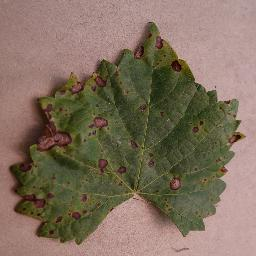
#> input picture Original Data/test/Black Rot/08a7300a-1e67-4441-9521-9168d47cd665___FAM_B.Rot 3020_flipLR.JPG, 256 x 256 px
$ python -i model_training.py   (imports and definitions only)
#> lines starting #> are read from the running program, lines starting #| are printed output that depends on the picture
"""
============================================
Grapevine Disease Detection - Model Training
============================================
OPTIMIZED FOR CPU

This script trains a Convolutional Neural Network (CNN) to classify
grapevine leaf images into four categories:
  1. Black Rot
  2. ESCA (Black Measles)
  3. Healthy
  4. Leaf Blight

"""

import os
import sys
import json
import random
import numpy as np
import matplotlib
# [1 line not run here, left out]
import matplotlib.pyplot as plt
import seaborn as sns

from PIL import Image, ImageEnhance, ImageFilter
from sklearn.model_selection import train_test_split
from sklearn.metrics import confusion_matrix, classification_report
from sklearn.utils.class_weight import compute_class_weight

# Suppress TF warnings for cleaner output
os.environ['TF_CPP_MIN_LOG_LEVEL'] = '2'
os.environ['TF_ENABLE_ONEDNN_OPTS'] = '0'

import tensorflow as tf
from tensorflow.keras.models import Sequential
from tensorflow.keras.layers import (
    Conv2D, MaxPooling2D, Flatten, Dense, Dropout, BatchNormalization
)
from tensorflow.keras.optimizers import Adam
from tensorflow.keras.callbacks import EarlyStopping, ReduceLROnPlateau, ModelCheckpoint
from tensorflow.keras.utils import to_categorical


# ============================================
# CPU-Optimized Configuration
# ============================================
IMAGE_SIZE = (128, 128)      # Smaller images = much faster training on CPU
BATCH_SIZE = 16              # Smaller batches for better CPU memory usage
EPOCHS = 15                  # Max epochs (early stopping will likely trigger sooner)
LEARNING_RATE = 0.001        # Slightly higher LR for faster convergence
MAX_TRAIN_PER_CLASS = 500    # Limit training images per class for speed
MAX_TEST_PER_CLASS = 120     # Limit test images per class

# Disease class names (must match folder names in dataset)
CLASS_NAMES = ['Black Rot', 'ESCA', 'Healthy', 'Leaf Blight']

# Paths
BASE_DIR = os.path.dirname(os.path.dirname(os.path.abspath(__file__)))
DATASET_DIR = os.path.join(BASE_DIR, 'Original Data')
TRAIN_DIR = os.path.join(DATASET_DIR, 'train')
TEST_DIR = os.path.join(DATASET_DIR, 'test')
MODEL_SAVE_PATH = os.path.join(os.path.dirname(os.path.abspath(__file__)), 'grape_disease_model.h5')


def load_and_preprocess_image(image_path, augment=False):
    """
    Load a single image, resize, and optionally apply augmentation.

    Uses PIL instead of TF's ImageDataGenerator to avoid the
    Python 3.13 compatibility crash with tf.data pipelines.

    Args:
        image_path (str): Path to image file
        augment (bool): Whether to apply random augmentation

    Returns:
        numpy.ndarray: Preprocessed image array (128, 128, 3), values in [0, 1]
    """
#> called with augment = False
    try:
        img = Image.open(image_path).convert('RGB')
#> img is the input picture: PIL image 256x256 RGB; mean R, G, B 128.5, 111.3, 93.8
        img = img.resize(IMAGE_SIZE, Image.LANCZOS)
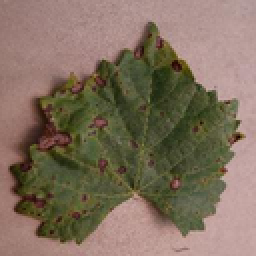
#> img: PIL image 128x128 RGB (shown 2 times larger); mean R, G, B 128.5, 111.3, 93.8

        # Apply data augmentation for training images
        if augment:
            # Random horizontal flip
            if random.random() > 0.5:
                img = img.transpose(Image.FLIP_LEFT_RIGHT)
            # Random rotation (-20 to +20 degrees)
            angle = random.uniform(-20, 20)
            img = img.rotate(angle, fillcolor=(0, 0, 0))
            # Random brightness adjustment (0.8x to 1.2x)
            enhancer = ImageEnhance.Brightness(img)
            img = enhancer.enhance(random.uniform(0.8, 1.2))
            # Random contrast adjustment
            enhancer = ImageEnhance.Contrast(img)
            img = enhancer.enhance(random.uniform(0.8, 1.2))

        # Convert to numpy array and normalize to [0, 1]
        img_array = np.array(img, dtype=np.float32) / 255.0
        return img_array
    except Exception as e:
        print(f"  [WARN] Skipping corrupted image: {image_path} ({e})")
        return None


# [315 lines left out: functions load_dataset, build_model, plot_training_history, plot_confusion_matrix, train, not called in this run]


# [2 lines not run here, left out]

>>> result = load_and_preprocess_image('../Original Data/test/Black Rot/08a7300a-1e67-4441-9521-9168d47cd665___FAM_B.Rot 3020_flipLR.JPG')

$ run again, on Original Data/test/Black Rot/38cc6a0d-cc68-4663-921f-8ed4ba0bd587___FAM_B.Rot 3192_flipLR.JPG
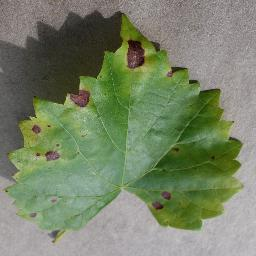
#> input picture Original Data/test/Black Rot/38cc6a0d-cc68-4663-921f-8ed4ba0bd587___FAM_B.Rot 3192_flipLR.JPG, 256 x 256 px
#> in load_and_preprocess_image, img is the input picture: PIL image 256x256 RGB; mean R, G, B 119.5, 130.9, 103.6
#> in load_and_preprocess_image, `img = img.resize(IMAGE_SIZE, Image.LANCZOS)`:
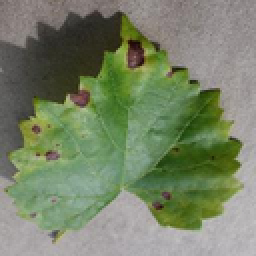
#> img: PIL image 128x128 RGB (shown 2 times larger); mean R, G, B 119.5, 130.9, 103.6

$ run again, on Original Data/test/Black Rot/3b4f4925-6982-4527-a88d-6cbacbd60460___FAM_B.Rot 3031_flipLR.JPG
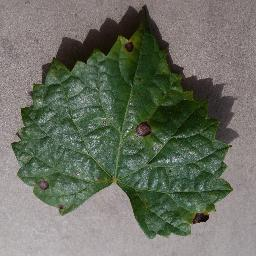
#> input picture Original Data/test/Black Rot/3b4f4925-6982-4527-a88d-6cbacbd60460___FAM_B.Rot 3031_flipLR.JPG, 256 x 256 px
#> in load_and_preprocess_image, img is the input picture: PIL image 256x256 RGB; mean R, G, B 106.8, 111.6, 98.6
#> in load_and_preprocess_image, `img = img.resize(IMAGE_SIZE, Image.LANCZOS)`:
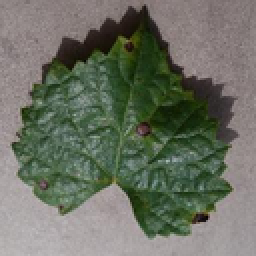
#> img: PIL image 128x128 RGB (shown 2 times larger); mean R, G, B 106.8, 111.6, 98.6

$ run again, on Original Data/test/Black Rot/3d8bd6cf-86c4-4b2c-8f99-a3cb0978b7e5___FAM_B.Rot 0607_flipLR.JPG
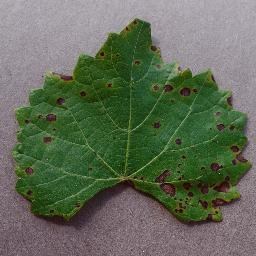
#> input picture Original Data/test/Black Rot/3d8bd6cf-86c4-4b2c-8f99-a3cb0978b7e5___FAM_B.Rot 0607_flipLR.JPG, 256 x 256 px
#> in load_and_preprocess_image, img is the input picture: PIL image 256x256 RGB; mean R, G, B 98, 107.6, 87.9
#> in load_and_preprocess_image, `img = img.resize(IMAGE_SIZE, Image.LANCZOS)`:
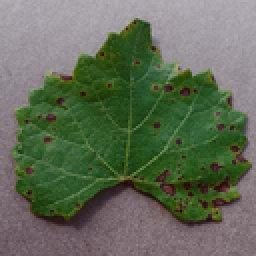
#> img: PIL image 128x128 RGB (shown 2 times larger); mean R, G, B 98, 107.6, 87.9
